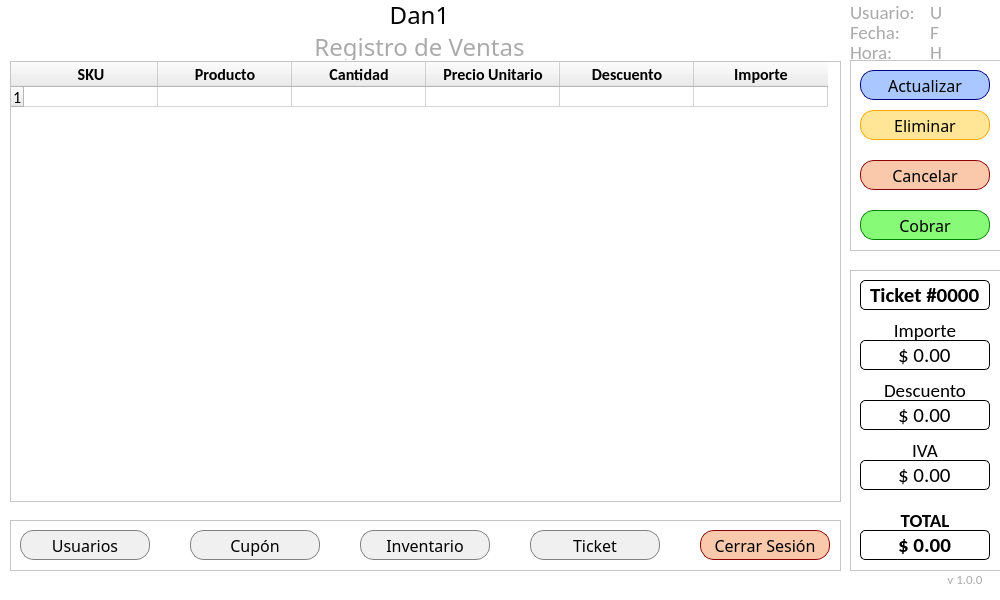
<?xml version="1.0" encoding="UTF-8"?>
<ui version="4.0">
 <class>MainWindow</class>
 <widget class="QMainWindow" name="MainWindow">
  <property name="geometry">
   <rect>
    <x>0</x>
    <y>0</y>
    <width>1000</width>
    <height>600</height>
   </rect>
  </property>
  <property name="minimumSize">
   <size>
    <width>1000</width>
    <height>600</height>
   </size>
  </property>
  <property name="maximumSize">
   <size>
    <width>1000</width>
    <height>600</height>
   </size>
  </property>
  <property name="palette">
   <palette>
    <active>
     <colorrole role="Base">
      <brush brushstyle="SolidPattern">
       <color alpha="255">
        <red>255</red>
        <green>255</green>
        <blue>255</blue>
       </color>
      </brush>
     </colorrole>
     <colorrole role="Window">
      <brush brushstyle="SolidPattern">
       <color alpha="255">
        <red>255</red>
        <green>255</green>
        <blue>255</blue>
       </color>
      </brush>
     </colorrole>
    </active>
    <inactive>
     <colorrole role="Base">
      <brush brushstyle="SolidPattern">
       <color alpha="255">
        <red>255</red>
        <green>255</green>
        <blue>255</blue>
       </color>
      </brush>
     </colorrole>
     <colorrole role="Window">
      <brush brushstyle="SolidPattern">
       <color alpha="255">
        <red>255</red>
        <green>255</green>
        <blue>255</blue>
       </color>
      </brush>
     </colorrole>
    </inactive>
    <disabled>
     <colorrole role="Base">
      <brush brushstyle="SolidPattern">
       <color alpha="255">
        <red>255</red>
        <green>255</green>
        <blue>255</blue>
       </color>
      </brush>
     </colorrole>
     <colorrole role="Window">
      <brush brushstyle="SolidPattern">
       <color alpha="255">
        <red>255</red>
        <green>255</green>
        <blue>255</blue>
       </color>
      </brush>
     </colorrole>
    </disabled>
   </palette>
  </property>
  <property name="windowTitle">
   <string>MainWindow</string>
  </property>
  <widget class="QWidget" name="centralwidget">
   <widget class="QLabel" name="L1">
    <property name="geometry">
     <rect>
      <x>-1</x>
      <y>0</y>
      <width>841</width>
      <height>30</height>
     </rect>
    </property>
    <property name="font">
     <font>
      <family>Impact</family>
      <pointsize>18</pointsize>
     </font>
    </property>
    <property name="text">
     <string>Dan1</string>
    </property>
    <property name="alignment">
     <set>Qt::AlignCenter</set>
    </property>
   </widget>
   <widget class="QLabel" name="L2">
    <property name="geometry">
     <rect>
      <x>-1</x>
      <y>30</y>
      <width>841</width>
      <height>30</height>
     </rect>
    </property>
    <property name="font">
     <font>
      <family>Swis721 LtCn BT</family>
      <pointsize>18</pointsize>
     </font>
    </property>
    <property name="frameShadow">
     <enum>QFrame::Plain</enum>
    </property>
    <property name="midLineWidth">
     <number>0</number>
    </property>
    <property name="text">
     <string>&lt;html&gt;&lt;head/&gt;&lt;body&gt;&lt;p&gt;&lt;span style=&quot; color:#aaaaaa;&quot;&gt;Registro de Ventas&lt;/span&gt;&lt;/p&gt;&lt;/body&gt;&lt;/html&gt;</string>
    </property>
    <property name="alignment">
     <set>Qt::AlignCenter</set>
    </property>
   </widget>
   <widget class="QTableWidget" name="tableWidget">
    <property name="geometry">
     <rect>
      <x>10</x>
      <y>61</y>
      <width>831</width>
      <height>441</height>
     </rect>
    </property>
    <attribute name="horizontalHeaderVisible">
     <bool>true</bool>
    </attribute>
    <attribute name="horizontalHeaderCascadingSectionResizes">
     <bool>false</bool>
    </attribute>
    <attribute name="horizontalHeaderDefaultSectionSize">
     <number>134</number>
    </attribute>
    <attribute name="horizontalHeaderMinimumSectionSize">
     <number>134</number>
    </attribute>
    <attribute name="verticalHeaderDefaultSectionSize">
     <number>20</number>
    </attribute>
    <row>
     <property name="text">
      <string>1</string>
     </property>
     <property name="font">
      <font>
       <family>Calibri</family>
       <pointsize>12</pointsize>
      </font>
     </property>
    </row>
    <column>
     <property name="text">
      <string>SKU</string>
     </property>
     <property name="font">
      <font>
       <family>Calibri</family>
       <pointsize>12</pointsize>
       <weight>75</weight>
       <bold>true</bold>
      </font>
     </property>
     <property name="textAlignment">
      <set>AlignCenter</set>
     </property>
     <property name="foreground">
      <brush brushstyle="SolidPattern">
       <color alpha="255">
        <red>0</red>
        <green>0</green>
        <blue>0</blue>
       </color>
      </brush>
     </property>
    </column>
    <column>
     <property name="text">
      <string>Producto</string>
     </property>
     <property name="font">
      <font>
       <family>Calibri</family>
       <pointsize>12</pointsize>
       <weight>75</weight>
       <bold>true</bold>
      </font>
     </property>
     <property name="textAlignment">
      <set>AlignCenter</set>
     </property>
    </column>
    <column>
     <property name="text">
      <string>Cantidad</string>
     </property>
     <property name="font">
      <font>
       <family>Calibri</family>
       <pointsize>12</pointsize>
       <weight>75</weight>
       <bold>true</bold>
      </font>
     </property>
     <property name="textAlignment">
      <set>AlignCenter</set>
     </property>
    </column>
    <column>
     <property name="text">
      <string>Precio Unitario</string>
     </property>
     <property name="font">
      <font>
       <family>Calibri</family>
       <pointsize>12</pointsize>
       <weight>75</weight>
       <bold>true</bold>
      </font>
     </property>
     <property name="textAlignment">
      <set>AlignCenter</set>
     </property>
    </column>
    <column>
     <property name="text">
      <string>Descuento</string>
     </property>
     <property name="font">
      <font>
       <family>Calibri</family>
       <pointsize>12</pointsize>
       <weight>75</weight>
       <bold>true</bold>
      </font>
     </property>
     <property name="textAlignment">
      <set>AlignCenter</set>
     </property>
    </column>
    <column>
     <property name="text">
      <string>Importe</string>
     </property>
     <property name="font">
      <font>
       <family>Calibri</family>
       <pointsize>12</pointsize>
       <weight>75</weight>
       <bold>true</bold>
      </font>
     </property>
     <property name="textAlignment">
      <set>AlignCenter</set>
     </property>
    </column>
    <item row="0" column="0">
     <property name="text">
      <string/>
     </property>
    </item>
   </widget>
   <widget class="QFrame" name="frame">
    <property name="geometry">
     <rect>
      <x>850</x>
      <y>60</y>
      <width>151</width>
      <height>191</height>
     </rect>
    </property>
    <property name="frameShape">
     <enum>QFrame::StyledPanel</enum>
    </property>
    <property name="frameShadow">
     <enum>QFrame::Raised</enum>
    </property>
    <widget class="QPushButton" name="b_Registrar">
     <property name="geometry">
      <rect>
       <x>10</x>
       <y>10</y>
       <width>130</width>
       <height>30</height>
      </rect>
     </property>
     <property name="font">
      <font>
       <family>Swis721 LtCn BT</family>
       <pointsize>12</pointsize>
      </font>
     </property>
     <property name="focusPolicy">
      <enum>Qt::StrongFocus</enum>
     </property>
     <property name="styleSheet">
      <string notr="true">background-color: rgb(170, 200, 255);
border-width: 1px;
border-style: solid;
border-color: navy;
border-radius: 14px;</string>
     </property>
     <property name="text">
      <string>Actualizar</string>
     </property>
     <property name="autoDefault">
      <bool>true</bool>
     </property>
    </widget>
    <widget class="QPushButton" name="b_Registrar_2">
     <property name="geometry">
      <rect>
       <x>10</x>
       <y>50</y>
       <width>130</width>
       <height>30</height>
      </rect>
     </property>
     <property name="font">
      <font>
       <family>Swis721 LtCn BT</family>
       <pointsize>12</pointsize>
      </font>
     </property>
     <property name="focusPolicy">
      <enum>Qt::StrongFocus</enum>
     </property>
     <property name="styleSheet">
      <string notr="true">background-color: rgb(255, 230, 150);
border-width: 1px;
border-style: solid;
border-color: orange;
border-radius: 14px;</string>
     </property>
     <property name="text">
      <string>Eliminar</string>
     </property>
     <property name="autoDefault">
      <bool>true</bool>
     </property>
    </widget>
    <widget class="QPushButton" name="b_Registrar_3">
     <property name="geometry">
      <rect>
       <x>10</x>
       <y>100</y>
       <width>130</width>
       <height>30</height>
      </rect>
     </property>
     <property name="font">
      <font>
       <family>Swis721 LtCn BT</family>
       <pointsize>12</pointsize>
      </font>
     </property>
     <property name="focusPolicy">
      <enum>Qt::StrongFocus</enum>
     </property>
     <property name="styleSheet">
      <string notr="true">background-color: rgb(250, 200, 170);
border-width: 1px;
border-style: solid;
border-color: darkred;
border-radius: 14px;</string>
     </property>
     <property name="text">
      <string>Cancelar</string>
     </property>
     <property name="autoDefault">
      <bool>true</bool>
     </property>
    </widget>
    <widget class="QPushButton" name="b_Registrar_4">
     <property name="geometry">
      <rect>
       <x>10</x>
       <y>150</y>
       <width>130</width>
       <height>30</height>
      </rect>
     </property>
     <property name="font">
      <font>
       <family>Swis721 LtCn BT</family>
       <pointsize>12</pointsize>
      </font>
     </property>
     <property name="focusPolicy">
      <enum>Qt::StrongFocus</enum>
     </property>
     <property name="styleSheet">
      <string notr="true">background-color: rgb(135, 250, 120);
border-width: 1px;
border-style: solid;
border-color: green;
border-radius: 14px;</string>
     </property>
     <property name="text">
      <string>Cobrar</string>
     </property>
     <property name="autoDefault">
      <bool>true</bool>
     </property>
    </widget>
   </widget>
   <widget class="QFrame" name="frame_2">
    <property name="geometry">
     <rect>
      <x>10</x>
      <y>520</y>
      <width>831</width>
      <height>51</height>
     </rect>
    </property>
    <property name="frameShape">
     <enum>QFrame::StyledPanel</enum>
    </property>
    <property name="frameShadow">
     <enum>QFrame::Raised</enum>
    </property>
    <widget class="QPushButton" name="b_Registrar_5">
     <property name="geometry">
      <rect>
       <x>10</x>
       <y>10</y>
       <width>130</width>
       <height>30</height>
      </rect>
     </property>
     <property name="font">
      <font>
       <family>Swis721 LtCn BT</family>
       <pointsize>12</pointsize>
      </font>
     </property>
     <property name="focusPolicy">
      <enum>Qt::StrongFocus</enum>
     </property>
     <property name="styleSheet">
      <string notr="true">background-color: rgb(240, 240, 240);
border-width: 1px;
border-style: solid;
border-color: gray;
border-radius: 14px;</string>
     </property>
     <property name="text">
      <string>Usuarios</string>
     </property>
     <property name="autoDefault">
      <bool>true</bool>
     </property>
    </widget>
    <widget class="QPushButton" name="b_Registrar_6">
     <property name="geometry">
      <rect>
       <x>180</x>
       <y>10</y>
       <width>130</width>
       <height>30</height>
      </rect>
     </property>
     <property name="font">
      <font>
       <family>Swis721 LtCn BT</family>
       <pointsize>12</pointsize>
      </font>
     </property>
     <property name="focusPolicy">
      <enum>Qt::StrongFocus</enum>
     </property>
     <property name="styleSheet">
      <string notr="true">background-color: rgb(240, 240, 240);
border-width: 1px;
border-style: solid;
border-color: gray;
border-radius: 14px;</string>
     </property>
     <property name="text">
      <string>Cupón</string>
     </property>
     <property name="autoDefault">
      <bool>true</bool>
     </property>
    </widget>
    <widget class="QPushButton" name="b_Registrar_7">
     <property name="geometry">
      <rect>
       <x>350</x>
       <y>10</y>
       <width>130</width>
       <height>30</height>
      </rect>
     </property>
     <property name="font">
      <font>
       <family>Swis721 LtCn BT</family>
       <pointsize>12</pointsize>
      </font>
     </property>
     <property name="focusPolicy">
      <enum>Qt::StrongFocus</enum>
     </property>
     <property name="styleSheet">
      <string notr="true">background-color: rgb(240, 240, 240);
border-width: 1px;
border-style: solid;
border-color: gray;
border-radius: 14px;</string>
     </property>
     <property name="text">
      <string>Inventario</string>
     </property>
     <property name="autoDefault">
      <bool>true</bool>
     </property>
    </widget>
    <widget class="QPushButton" name="b_Registrar_8">
     <property name="geometry">
      <rect>
       <x>520</x>
       <y>10</y>
       <width>130</width>
       <height>30</height>
      </rect>
     </property>
     <property name="font">
      <font>
       <family>Swis721 LtCn BT</family>
       <pointsize>12</pointsize>
      </font>
     </property>
     <property name="focusPolicy">
      <enum>Qt::StrongFocus</enum>
     </property>
     <property name="styleSheet">
      <string notr="true">background-color: rgb(240, 240, 240);
border-width: 1px;
border-style: solid;
border-color: gray;
border-radius: 14px;</string>
     </property>
     <property name="text">
      <string>Ticket</string>
     </property>
     <property name="autoDefault">
      <bool>true</bool>
     </property>
    </widget>
    <widget class="QPushButton" name="b_Registrar_13">
     <property name="geometry">
      <rect>
       <x>690</x>
       <y>10</y>
       <width>130</width>
       <height>30</height>
      </rect>
     </property>
     <property name="font">
      <font>
       <family>Swis721 LtCn BT</family>
       <pointsize>12</pointsize>
      </font>
     </property>
     <property name="focusPolicy">
      <enum>Qt::StrongFocus</enum>
     </property>
     <property name="styleSheet">
      <string notr="true">background-color: rgb(250, 200, 170);
border-width: 1px;
border-style: solid;
border-color: darkred;
border-radius: 14px;</string>
     </property>
     <property name="text">
      <string>Cerrar Sesión</string>
     </property>
     <property name="autoDefault">
      <bool>true</bool>
     </property>
    </widget>
   </widget>
   <widget class="QFrame" name="frame_3">
    <property name="geometry">
     <rect>
      <x>850</x>
      <y>270</y>
      <width>151</width>
      <height>301</height>
     </rect>
    </property>
    <property name="frameShape">
     <enum>QFrame::StyledPanel</enum>
    </property>
    <property name="frameShadow">
     <enum>QFrame::Raised</enum>
    </property>
    <widget class="QLineEdit" name="lineEdit">
     <property name="geometry">
      <rect>
       <x>10</x>
       <y>10</y>
       <width>130</width>
       <height>30</height>
      </rect>
     </property>
     <property name="font">
      <font>
       <family>Calibri</family>
       <pointsize>16</pointsize>
       <weight>75</weight>
       <bold>true</bold>
      </font>
     </property>
     <property name="styleSheet">
      <string notr="true">QLineEdit {
     border-width: 1px;
     border-style: solid;
     border-radius: 5px;
 }</string>
     </property>
     <property name="text">
      <string>Ticket #0000</string>
     </property>
     <property name="alignment">
      <set>Qt::AlignCenter</set>
     </property>
    </widget>
    <widget class="QLineEdit" name="lineEdit_2">
     <property name="geometry">
      <rect>
       <x>10</x>
       <y>70</y>
       <width>130</width>
       <height>30</height>
      </rect>
     </property>
     <property name="font">
      <font>
       <family>Calibri</family>
       <pointsize>16</pointsize>
       <weight>50</weight>
       <bold>false</bold>
      </font>
     </property>
     <property name="styleSheet">
      <string notr="true">QLineEdit {
     border-width: 1px;
     border-style: solid;
     border-radius: 5px;
 }</string>
     </property>
     <property name="text">
      <string>$ 0.00</string>
     </property>
     <property name="alignment">
      <set>Qt::AlignCenter</set>
     </property>
    </widget>
    <widget class="QLabel" name="label_2">
     <property name="geometry">
      <rect>
       <x>10</x>
       <y>50</y>
       <width>130</width>
       <height>21</height>
      </rect>
     </property>
     <property name="font">
      <font>
       <family>Calibri</family>
       <pointsize>14</pointsize>
      </font>
     </property>
     <property name="text">
      <string>Importe</string>
     </property>
     <property name="alignment">
      <set>Qt::AlignCenter</set>
     </property>
    </widget>
    <widget class="QLineEdit" name="lineEdit_3">
     <property name="geometry">
      <rect>
       <x>10</x>
       <y>130</y>
       <width>130</width>
       <height>30</height>
      </rect>
     </property>
     <property name="font">
      <font>
       <family>Calibri</family>
       <pointsize>16</pointsize>
       <weight>50</weight>
       <bold>false</bold>
      </font>
     </property>
     <property name="styleSheet">
      <string notr="true">QLineEdit {
     border-width: 1px;
     border-style: solid;
     border-radius: 5px;
 }</string>
     </property>
     <property name="text">
      <string>$ 0.00</string>
     </property>
     <property name="alignment">
      <set>Qt::AlignCenter</set>
     </property>
    </widget>
    <widget class="QLabel" name="label_3">
     <property name="geometry">
      <rect>
       <x>10</x>
       <y>110</y>
       <width>130</width>
       <height>21</height>
      </rect>
     </property>
     <property name="font">
      <font>
       <family>Calibri</family>
       <pointsize>14</pointsize>
      </font>
     </property>
     <property name="text">
      <string>Descuento</string>
     </property>
     <property name="alignment">
      <set>Qt::AlignCenter</set>
     </property>
    </widget>
    <widget class="QLineEdit" name="lineEdit_4">
     <property name="geometry">
      <rect>
       <x>10</x>
       <y>190</y>
       <width>130</width>
       <height>30</height>
      </rect>
     </property>
     <property name="font">
      <font>
       <family>Calibri</family>
       <pointsize>16</pointsize>
       <weight>50</weight>
       <bold>false</bold>
      </font>
     </property>
     <property name="styleSheet">
      <string notr="true">QLineEdit {
     border-width: 1px;
     border-style: solid;
     border-radius: 5px;
 }</string>
     </property>
     <property name="text">
      <string>$ 0.00</string>
     </property>
     <property name="alignment">
      <set>Qt::AlignCenter</set>
     </property>
    </widget>
    <widget class="QLabel" name="label_4">
     <property name="geometry">
      <rect>
       <x>10</x>
       <y>170</y>
       <width>130</width>
       <height>21</height>
      </rect>
     </property>
     <property name="font">
      <font>
       <family>Calibri</family>
       <pointsize>14</pointsize>
      </font>
     </property>
     <property name="text">
      <string>IVA</string>
     </property>
     <property name="alignment">
      <set>Qt::AlignCenter</set>
     </property>
    </widget>
    <widget class="QLineEdit" name="lineEdit_5">
     <property name="geometry">
      <rect>
       <x>10</x>
       <y>260</y>
       <width>130</width>
       <height>30</height>
      </rect>
     </property>
     <property name="font">
      <font>
       <family>Calibri</family>
       <pointsize>16</pointsize>
       <weight>75</weight>
       <bold>true</bold>
      </font>
     </property>
     <property name="styleSheet">
      <string notr="true">QLineEdit {
     border-width: 1px;
     border-style: solid;
     border-radius: 5px;
 }</string>
     </property>
     <property name="text">
      <string>$ 0.00</string>
     </property>
     <property name="alignment">
      <set>Qt::AlignCenter</set>
     </property>
    </widget>
    <widget class="QLabel" name="label_5">
     <property name="geometry">
      <rect>
       <x>10</x>
       <y>240</y>
       <width>130</width>
       <height>21</height>
      </rect>
     </property>
     <property name="font">
      <font>
       <family>Calibri</family>
       <pointsize>14</pointsize>
       <weight>75</weight>
       <bold>true</bold>
      </font>
     </property>
     <property name="text">
      <string>TOTAL</string>
     </property>
     <property name="alignment">
      <set>Qt::AlignCenter</set>
     </property>
    </widget>
   </widget>
   <widget class="QLabel" name="L6">
    <property name="geometry">
     <rect>
      <x>940</x>
      <y>570</y>
      <width>50</width>
      <height>20</height>
     </rect>
    </property>
    <property name="font">
     <font>
      <family>Calibri</family>
      <pointsize>14</pointsize>
     </font>
    </property>
    <property name="text">
     <string>&lt;html&gt;&lt;head/&gt;&lt;body&gt;&lt;p&gt;&lt;span style=&quot; font-size:10pt; color:#aaaaaa;&quot;&gt;v 1.0.0&lt;/span&gt;&lt;/p&gt;&lt;/body&gt;&lt;/html&gt;</string>
    </property>
    <property name="alignment">
     <set>Qt::AlignCenter</set>
    </property>
   </widget>
   <widget class="QLabel" name="label_6">
    <property name="geometry">
     <rect>
      <x>850</x>
      <y>0</y>
      <width>70</width>
      <height>21</height>
     </rect>
    </property>
    <property name="font">
     <font>
      <family>Calibri</family>
      <pointsize>14</pointsize>
     </font>
    </property>
    <property name="text">
     <string>&lt;html&gt;&lt;head/&gt;&lt;body&gt;&lt;p&gt;&lt;span style=&quot; color:#aaaaaa;&quot;&gt;Usuario:&lt;/span&gt;&lt;/p&gt;&lt;/body&gt;&lt;/html&gt;</string>
    </property>
    <property name="alignment">
     <set>Qt::AlignLeading|Qt::AlignLeft|Qt::AlignVCenter</set>
    </property>
   </widget>
   <widget class="QLabel" name="label_7">
    <property name="geometry">
     <rect>
      <x>850</x>
      <y>20</y>
      <width>70</width>
      <height>21</height>
     </rect>
    </property>
    <property name="font">
     <font>
      <family>Calibri</family>
      <pointsize>14</pointsize>
     </font>
    </property>
    <property name="text">
     <string>&lt;html&gt;&lt;head/&gt;&lt;body&gt;&lt;p&gt;&lt;span style=&quot; color:#aaaaaa;&quot;&gt;Fecha:&lt;/span&gt;&lt;/p&gt;&lt;/body&gt;&lt;/html&gt;</string>
    </property>
    <property name="alignment">
     <set>Qt::AlignLeading|Qt::AlignLeft|Qt::AlignVCenter</set>
    </property>
   </widget>
   <widget class="QLabel" name="label_8">
    <property name="geometry">
     <rect>
      <x>850</x>
      <y>40</y>
      <width>70</width>
      <height>21</height>
     </rect>
    </property>
    <property name="font">
     <font>
      <family>Calibri</family>
      <pointsize>14</pointsize>
     </font>
    </property>
    <property name="text">
     <string>&lt;html&gt;&lt;head/&gt;&lt;body&gt;&lt;p&gt;&lt;span style=&quot; color:#aaaaaa;&quot;&gt;Hora:&lt;/span&gt;&lt;/p&gt;&lt;/body&gt;&lt;/html&gt;</string>
    </property>
    <property name="alignment">
     <set>Qt::AlignLeading|Qt::AlignLeft|Qt::AlignVCenter</set>
    </property>
   </widget>
   <widget class="QLabel" name="label_9">
    <property name="geometry">
     <rect>
      <x>930</x>
      <y>20</y>
      <width>70</width>
      <height>21</height>
     </rect>
    </property>
    <property name="font">
     <font>
      <family>Calibri</family>
      <pointsize>14</pointsize>
     </font>
    </property>
    <property name="text">
     <string>&lt;html&gt;&lt;head/&gt;&lt;body&gt;&lt;p&gt;&lt;span style=&quot; color:#aaaaaa;&quot;&gt;F&lt;/span&gt;&lt;/p&gt;&lt;/body&gt;&lt;/html&gt;</string>
    </property>
    <property name="alignment">
     <set>Qt::AlignLeading|Qt::AlignLeft|Qt::AlignVCenter</set>
    </property>
   </widget>
   <widget class="QLabel" name="label_10">
    <property name="geometry">
     <rect>
      <x>930</x>
      <y>0</y>
      <width>70</width>
      <height>21</height>
     </rect>
    </property>
    <property name="font">
     <font>
      <family>Calibri</family>
      <pointsize>14</pointsize>
     </font>
    </property>
    <property name="text">
     <string>&lt;html&gt;&lt;head/&gt;&lt;body&gt;&lt;p&gt;&lt;span style=&quot; color:#aaaaaa;&quot;&gt;U&lt;/span&gt;&lt;/p&gt;&lt;/body&gt;&lt;/html&gt;</string>
    </property>
    <property name="alignment">
     <set>Qt::AlignLeading|Qt::AlignLeft|Qt::AlignVCenter</set>
    </property>
   </widget>
   <widget class="QLabel" name="label_11">
    <property name="geometry">
     <rect>
      <x>930</x>
      <y>40</y>
      <width>70</width>
      <height>21</height>
     </rect>
    </property>
    <property name="font">
     <font>
      <family>Calibri</family>
      <pointsize>14</pointsize>
     </font>
    </property>
    <property name="text">
     <string>&lt;html&gt;&lt;head/&gt;&lt;body&gt;&lt;p&gt;&lt;span style=&quot; color:#aaaaaa;&quot;&gt;H&lt;/span&gt;&lt;/p&gt;&lt;/body&gt;&lt;/html&gt;</string>
    </property>
    <property name="alignment">
     <set>Qt::AlignLeading|Qt::AlignLeft|Qt::AlignVCenter</set>
    </property>
   </widget>
  </widget>
 </widget>
 <resources/>
 <connections/>
</ui>
